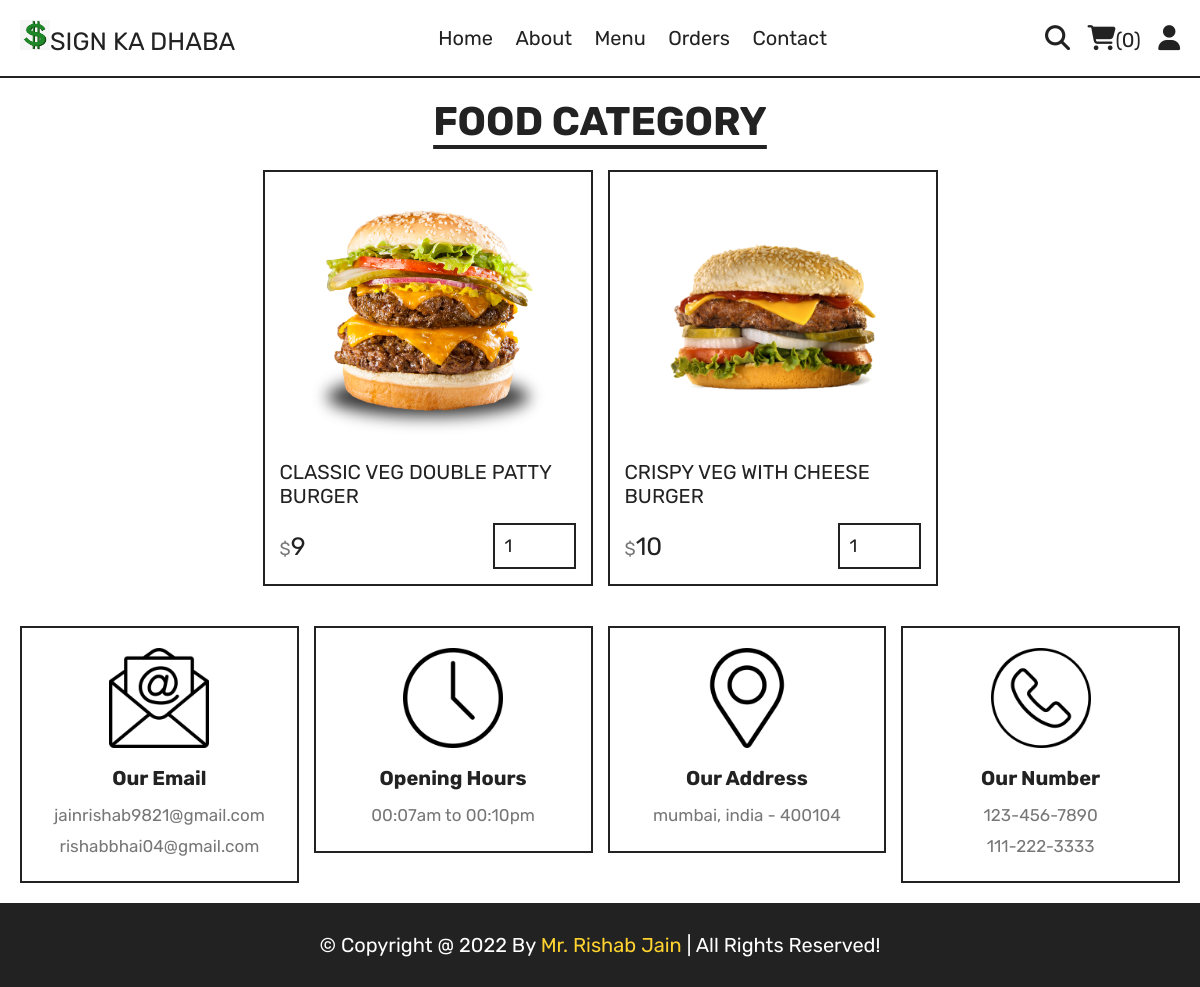
/category.php?category=fast food, run on the app's committed database.
### tables this page shows
CREATE TABLE `products` (
  `id` int(100) NOT NULL,
  `name` varchar(100) NOT NULL,
  `category` varchar(100) NOT NULL,
  `price` int(100) NOT NULL,
  `image` varchar(100) NOT NULL
);

### category.php (the view, shortened to what this page needs)
<?php
include 'components/connect.php';
?>
<!DOCTYPE html>
<html lang="en">
<head>
   <link rel="stylesheet" href="https://cdnjs.cloudflare.com/ajax/libs/font-awesome/6.1.1/css/all.min.css">
   <link rel="stylesheet" href="css/style.css">
</head>
<body>
<?php include 'components/user_header.php'; ?>
<section class="products">
   <h1 class="title">food category</h1>
   <div class="box-container">
      <?php
         $category = $_GET['category'];
         $select_products = $conn->prepare("SELECT * FROM `products` WHERE category = ?");
         $select_products->execute([$category]);
         if($select_products->rowCount() > 0){
            while($fetch_products = $select_products->fetch(PDO::FETCH_ASSOC)){
      ?>
      <form action="" method="post" class="box">
         <img src="uploaded_img/<?= $fetch_products['image']; ?>" alt="">
         <div class="name"><?= $fetch_products['name']; ?></div>
         <div class="flex">
            <div class="price"><span>$</span><?= $fetch_products['price']; ?></div>
            <input type="number" name="qty" class="qty" min="1" max="99" value="1" maxlength="2">
         </div>
      </form>
      <?php
            }
         }else{
            echo '<p class="empty">no products added yet!</p>';
         }
      ?>
   </div>
</section>
<?php include 'components/footer.php'; ?>
</body>
</html>

### css/style.css (style rules this page uses)
:root { --yellow:#fed330; --red:#e74c3c; --white:#fff; --black:#222; --light-color:#777; --border:.2rem solid var(--black); }
* { font-family: 'Rubik', sans-serif; margin:0; padding:0; box-sizing: border-box; outline: none; border: none; text-decoration: none; }
html { font-size: 62.5%; overflow-x: hidden; scroll-behavior: smooth; stop-opacity: 7rem; }
section { margin:0 auto; max-width: 1200px; padding:2rem; }
.title { text-align: center; margin-bottom: 2.5rem; font-size: 4rem; color:var(--black); text-transform: uppercase; text-decoration: underline; text-underline-offset: 1rem; }
.products .box-container { display: grid; grid-template-columns: repeat(auto-fit, 33rem); justify-content: center; align-items: flex-start; gap:1.5rem; }
.products .box-container .box { border:var(--border); padding:1.5rem; position: relative; overflow: hidden; }
.products .box-container .box img { height: 25rem; width: 100%; object-fit: contain; margin-bottom: 1rem; }
.products .box-container .box .name { font-size: 2rem; color:var(--black); margin:1rem 0; }
.products .box-container .box .flex { display: flex; align-items: center; gap:1rem; margin-top: 1.5rem; }
.products .box-container .box .flex .price { margin-right: auto; font-size: 2.5rem; color:var(--black); }
.products .box-container .box .flex .price span { color:var(--light-color); font-size: 1.8rem; }
.products .box-container .box .flex .qty { padding:1rem; border:var(--border); font-size: 1.8rem; color:var(--black); }

### data on the page
products: image (picture), name "CLASSIC VEG DOUBLE PATTY BURGER", price "9"
products: image (picture), name "CRISPY VEG WITH CHEESE BURGER", price "10"

### other printed values
$total_cart_items "0"
